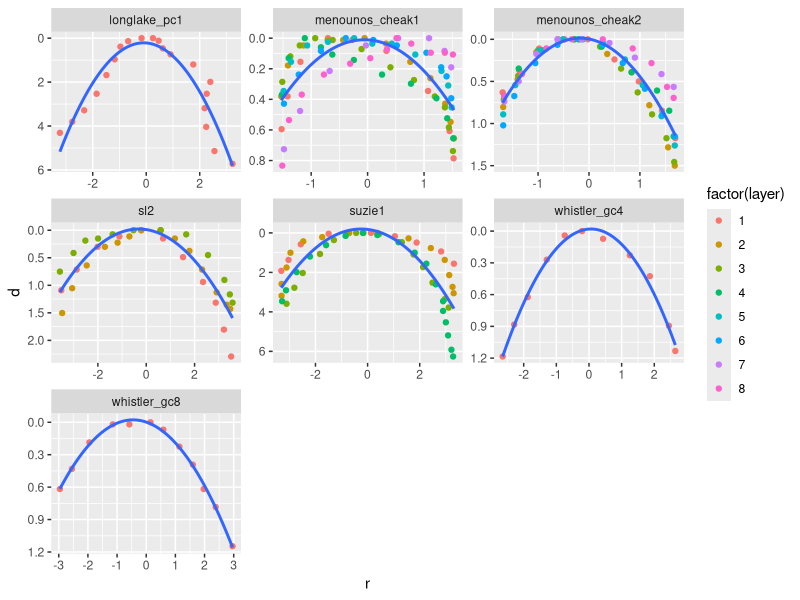

R code for this plot: (Note: this script raises an error after producing the figure.)
## ---- chunk 1
library(ggplot2)
library(reshape2)
library(dplyr)
## ---- chunk 2
# define parameters
barrel_width <- 6 # use 8 cm for barrel width
slice_sizes <- c(0.1, 0.5, 1)
cellsize <- 0.025
## ---- chunk 3
# generate data at resolution cellsize/2 (200 samples for 20 cm). smooth random normal data
set.seed(2500)
original_data <- data.frame(d0=seq(0, 20, cellsize), vals=rnorm(20/cellsize+1))
smoothing = 10
for(s in 1:smoothing) {
  original_data$vals <- ksmooth(original_data$d0, original_data$vals, bandwidth=0.1)$y
}

# ggplot(original_data, aes(y=d0, x=vals)) + geom_path() + scale_y_reverse()
## ---- chunk 4
# load
deformations <- read.csv("deformed cores/deformed_cores_summary.csv")
# calc the x0 and y0 to use as the base coordinates (to transform x and y to r and d)
layers <- deformations %>% 
  group_by(layercode) %>% 
  summarise(x0=mean(range(x)), y0=min(y))
deformations <- merge(deformations, layers, by="layercode")
deformations$r <- deformations$x-deformations$x0
deformations$d <- deformations$y-deformations$y0
deformations <- deformations %>% select(layercode, core, layer, r, d)

# plot cores with quadratic smoothing
ggplot(deformations, aes(x=r, y=d)) + 
  geom_point(aes(col=factor(layer))) + 
  stat_smooth(method=lm, formula=y ~ poly(x, 2, raw=TRUE), se=FALSE) + 
  scale_y_reverse() + facet_wrap(~core, scales="free")

# define the regression function
create_quadratic_model <- function(df) {
  model <- lm(data=df, formula=d ~ poly(r, 2, raw=TRUE))
  return(data.frame(a=model$coefficients[3],
                    r2=summary(model)$r.squared,
                    df=model$df.residual))
}

# calculate quadratic models
modelparams <- deformations %>% 
  group_by(layercode) %>%
  do(create_quadratic_model(.))

# these are used in the model later
mina <- round(min(modelparams$a), 3)
maxa <- round(max(modelparams$a), 2)
meana <- round(mean(modelparams$a), 2)
coeffs <- c(0, mina, meana, maxa)
## ---- chunk 5
knitr::kable(modelparams, digits=2)
## ---- chunk 6
# This function takes a `slicesize` (for example, 1 cm) and a function `d0` that
# returns a the original depth prior to deformation given a depth (`d`) and a
# radius from the centre of the core (`r`). The `cellsize` parameter specifies
# the resolution at which to create the model (low values for higher resolution)
# and the `width` specifies the interior diameter of the core barrel. The `d`
# values in the model are relative to the centre of the slice. For a single
# function `d0` and slice size, we can then plot a cross-section and histogram
# of the depths prior to deformation.

# output is a data.frame with columsn x, y, z, r, and d0 (which we should refactor to oi...)

deformation_model3d <- function(slicesize, d0, width=2, cellsize=0.025, stat=NULL) {
  coords <- expand.grid(x=seq(-width/2, width/2, cellsize),
                        y=seq(-width/2, width/2, cellsize),
                        z=seq(-slicesize/2, slicesize/2, cellsize))
  coords$r <- sqrt(coords$x^2 + coords$y^2)
  coords <- coords[coords$r <= width/2,]
  coords$d0 <- d0(coords$z, coords$r)
  if(!is.null(stat)) {
    coords[["stat"]] <- stat(coords$d0)
  }
  return(coords)
}

# expand to grid
params <- expand.grid(slicesize=slice_sizes, coeff=coeffs)

# define a wrapper function that will create the model based on the
# parameters we would like to vary
# include stat of concentration of our value
deformation_model_wrapper <- function(slicesize, coeff) {
  deformation_model3d(slicesize, 
                      d0=function(d, r) d - coeff * r^2, 
                      width = barrel_width, 
                      cellsize = cellsize)
}

# create the models in long form so we can plot with facets
all <- params %>% 
  group_by(slicesize, coeff) %>% 
  do(deformation_model_wrapper(.$slicesize, .$coeff))

# overhead view (same for all sizes of slice)
ggplot(all %>% filter(abs(z)==min(abs(z)), slicesize==all$slicesize[1]), aes(x=x, y=y)) + 
  geom_raster(aes(fill=d0)) + 
  scale_fill_gradient2() + scale_y_reverse() + 
  coord_fixed() + facet_wrap(~coeff)

# side on view
ggplot(all %>% filter(abs(y)==min(abs(y))), aes(x=x, y=z)) + geom_raster(aes(fill=d0)) + 
  scale_fill_gradient2() + scale_y_reverse() + 
  coord_fixed() + facet_grid(slicesize ~ coeff)

# create smoothing models (histograms with binwidth of cellsize, except with the $density param)
create_smoothing_model <- function(vals) {
  limit <- round(max(abs(vals)) / cellsize) * cellsize #snap to cellsize
  breaks <- seq(-limit-cellsize, limit+cellsize, cellsize)
  h <- hist(vals, breaks=breaks, plot=FALSE)
  # fill smoothing model with zeros to make symmetrical
  return(data.frame(d=breaks[-1], density=h$density))
}

models <- all %>% 
  group_by(slicesize, coeff) %>% 
  do(create_smoothing_model(.$d0))

# plot (same as density histogram but this is faster)
ggplot(models %>% filter(density != 0), aes(x=d, y=density)) + 
  geom_bar(width=cellsize, stat="identity") + 
  facet_grid(slicesize ~ coeff)
## ---- chunk 7
# we need a custom filter function because stats::filter() doesn't do the ends properly
custom_filter <- function(d, vals, filter, newds=NULL, normalize=TRUE, tol=1e-13) {
  if(length(d) != length(vals)) stop("Length of ds must be equal to length of vals")
  midf <- floor(length(filter) / 2) + 1
  if(is.null(newds)) {
    newds <- d
  }
  sapply(newds, function(x) {
    i <- which(abs(d-x) < tol)[1]
    if(is.na(i)) {
      return(NA)
    }
    v <- vals[max(1, i-midf+1):min(length(vals), i+length(filter)-midf)] 
    f <- filter[max(1, midf-i+1):min(length(filter), midf + length(d) - i)]
    if(normalize) {
      f <- f/sum(f)
    }
    sum(v * f)
  })
}

# test of the filtering function
# set.seed(2000)
# vals <- rnorm(100)
# f <- c(1, 2, 3, 4, 1)
# plot(vals, type="l")
# newvals <- custom_filter(1:100, vals, f)
# lines(newvals, col="red")
# lines(stats::filter(vals, f/sum(f)), col="green") # is not exact but close
# newds <- c(1, 10, 20, 40, 60, 80, 100)
# points(newds, custom_filter(1:100, vals, f, newds)) # points are exactly on the red lines

# define function to "smooth" the data and section it, producing a new dataframe of d/vals cols
# still need to check this
extrude <- function(original_data, slice_size, filter) {
  # make new slices
  out <- data.frame(d=seq(0+slice_size/2, max(original_data$d0), slice_size))
  # filter
  out$vals <- custom_filter(original_data$d0, original_data$vals, filter=filter, newds=out$d)
  return(out)
}

sliced <- models %>% 
  group_by(slicesize, coeff) %>% 
  do(extrude(original_data, unique(.$slicesize), .$density))

ggplot(sliced, aes(y=d, x=vals)) + geom_path() + scale_y_reverse() + 
  facet_grid(slicesize ~ coeff, scales="free_x")

